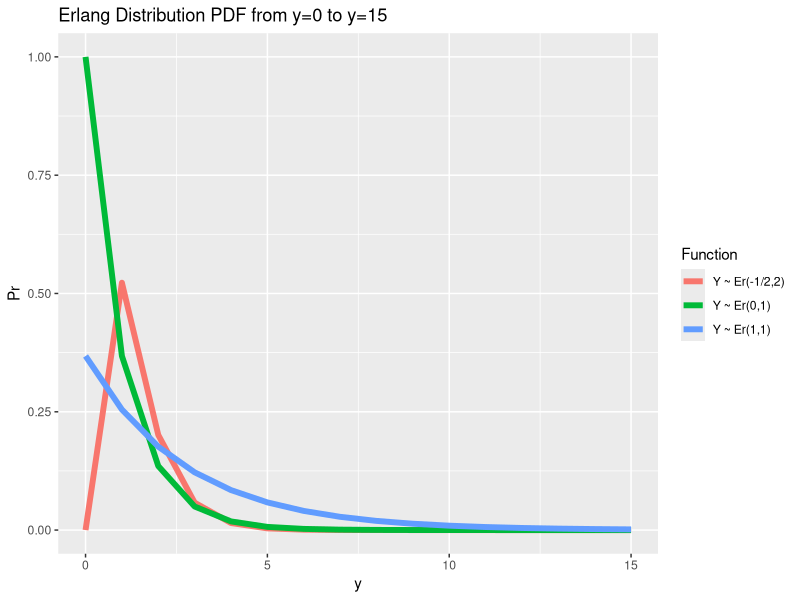

The R source for this figure:
## ---- chunk 1
knitr::opts_chunk$set(echo = TRUE, warning = FALSE)
## ---- chunk 2
library(tidyverse)
## ---- chunk 3
covid_data <- read_csv('covid.19.ass2.csv')
## ---- chunk 4
X = covid_data$Recovery.Time
n = length(X)                   # length of Recovery Time
mu_ml = sum(X)/n                # sample mean
var_ml = sum((X - mu_ml)^2)/n   # sample variance
sd_ml = sqrt(var_ml)            # sample standard deviation

t = qt(p = 1-0.05/2, df=n-1)    # multiplier
## ---- chunk 5
israeli_data <- read_csv('israeli.covid.19.ass2.csv')
## ---- chunk 6
Y = israeli_data$Recovery.Time
Y_n = length(Y)                     # length of Recovery Time
Y_mu_ml = sum(Y)/n                  # sample mean
Y_var_ml = sum((Y - Y_mu_ml)^2)/n   # sample variance
Y_sd_ml = sqrt(Y_var_ml)            # sample standard deviation


diff = mu_ml - Y_mu_ml              # mean difference
lower = diff - 1.96*sqrt((var_ml/n)+(Y_var_ml/Y_n))
upper = diff + 1.96*sqrt((var_ml/n)+(Y_var_ml/Y_n))
## ---- chunk 7
z = (mu_ml - Y_mu_ml)/sqrt((var_ml/n)+(Y_var_ml/Y_n)) 
z
## ---- chunk 8
pval = 2*pnorm(-abs(z))
pval
## ---- chunk 9
erlang <- function(y, v, k) {
  
  retval = 0
  
  factorial = 1                     # factorial = 1 initially
  if (k != 1) {                     # if k = 1, 0! = 1; else go into for loop
    for (i in 1:(k-1)) {            # loops until reaches k-1
      factorial = factorial * i 
    } 
  }
  
  retval = (y^(k-1)/factorial)*exp((-exp(-v)*y)-(k*v))
  
  return(retval)
}
## ---- chunk 10
erlang_dist <- data.frame(
  y = 0:15,                                      # y values from 0 to 15
  Pr = c(erlang(0:15,0,1),                       # get 16 vals for each func
         erlang(0:15,1,1),
         erlang(0:15,-1/2,2)),
  Function = rep(c("Y ~ Er(0,1)",                # adding on labels for func
                   "Y ~ Er(1,1)",
                   "Y ~ Er(-1/2,2)"), each = 16)
                          )
head(erlang_dist)                                # checking the data frame
## ---- chunk 11
erlang_dist %>% ggplot(aes(x = y, Pr, col = Function)) +
  geom_line(size = 2) +
  ggtitle("Erlang Distribution PDF from y=0 to y=15")
## ---- chunk 12
pval = pnorm(-1.1864) 
pval
## ---- chunk 13
pbinom(53, 62, 0.9)
## ---- chunk 14
pval = 2*pnorm(-abs(-2.3919))
pval
